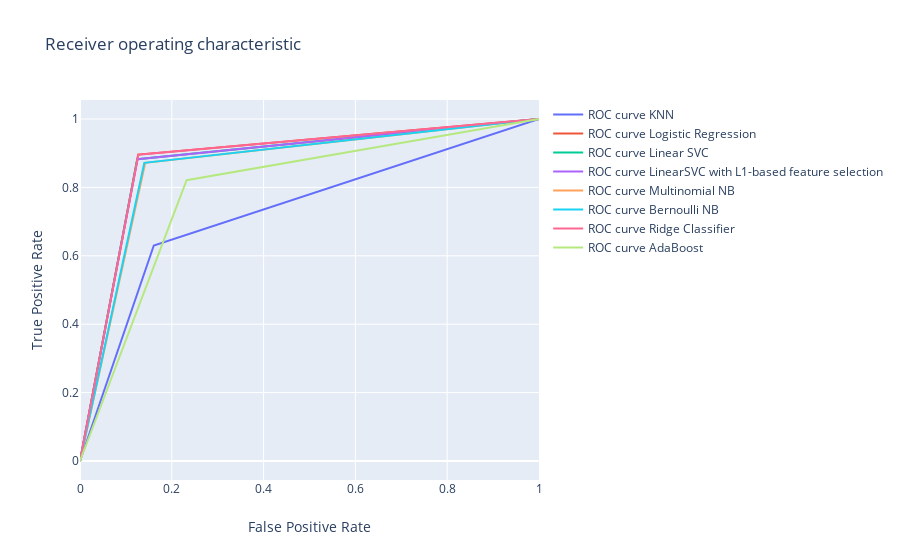

Notebook source saved alongside this figure:
### Code cell
'''comparing ROC curves of models'''
data = []
for i in range(0, len(names)):
    trace = go.Scatter(x=fp_[i], y=tp_[i],
                        mode='lines', 
                        name='ROC curve {}'
                               ''.format(names[i]))
    data.append(trace)
    
layout = go.Layout(title='Receiver operating characteristic ',
                   xaxis=dict(title='False Positive Rate'),
                   yaxis=dict(title='True Positive Rate'))

fig = go.Figure(data=data, layout=layout)
py.iplot(fig)

### Figure 1 — Plotly figure (JSON) as saved in the notebook; plotly's stock layout.template omitted (floating-point values rounded to 4 significant figures)
{"data": [{"mode": "lines", "name": "ROC curve KNN", "type": "scatter", "x": [0, 0.1608, 1], "y": [0, 0.6303, 1]}, {"mode": "lines", "name": "ROC curve Logistic Regression", "type": "scatter", "x": [0, 0.1267, 1], "y": [0, 0.8959, 1]}, {"mode": "lines", "name": "ROC curve Linear SVC", "type": "scatter", "x": [0, 0.1246, 1], "y": [0, 0.8825, 1]}, {"mode": "lines", "name": "ROC curve LinearSVC with L1-based feature selection", "type": "scatter", "x": [0, 0.1255, 1], "y": [0, 0.8825, 1]}, {"mode": "lines", "name": "ROC curve Multinomial NB", "type": "scatter", "x": [0, 0.1421, 1], "y": [0, 0.8719, 1]}, {"mode": "lines", "name": "ROC curve Bernoulli NB", "type": "scatter", "x": [0, 0.1401, 1], "y": [0, 0.8719, 1]}, {"mode": "lines", "name": "ROC curve Ridge Classifier", "type": "scatter", "x": [0, 0.1271, 1], "y": [0, 0.8955, 1]}, {"mode": "lines", "name": "ROC curve AdaBoost", "type": "scatter", "x": [0, 0.2322, 1], "y": [0, 0.821, 1]}], "layout": {"title": {"text": "Receiver operating characteristic "}, "xaxis": {"title": {"text": "False Positive Rate"}}, "yaxis": {"title": {"text": "True Positive Rate"}}}}
